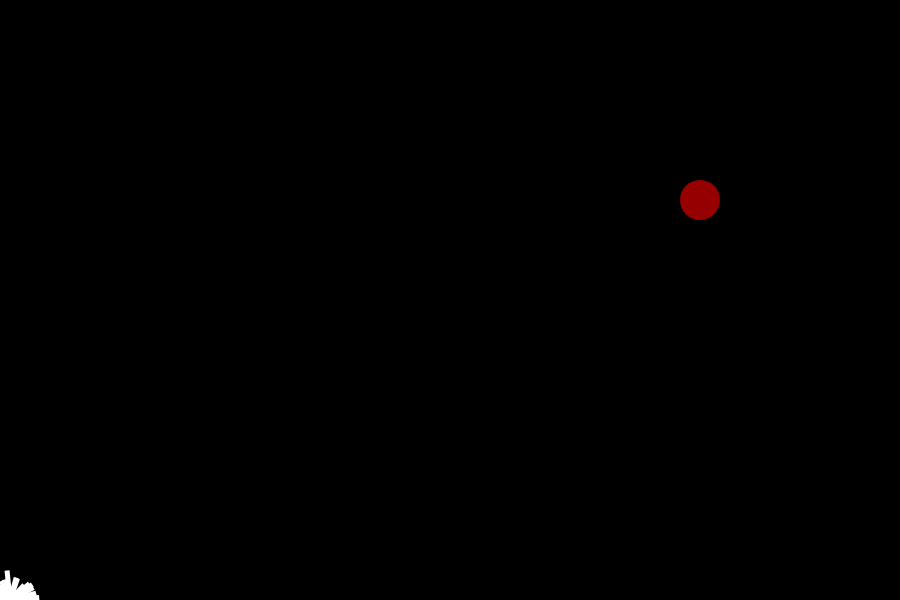
Frame 1 (no input)
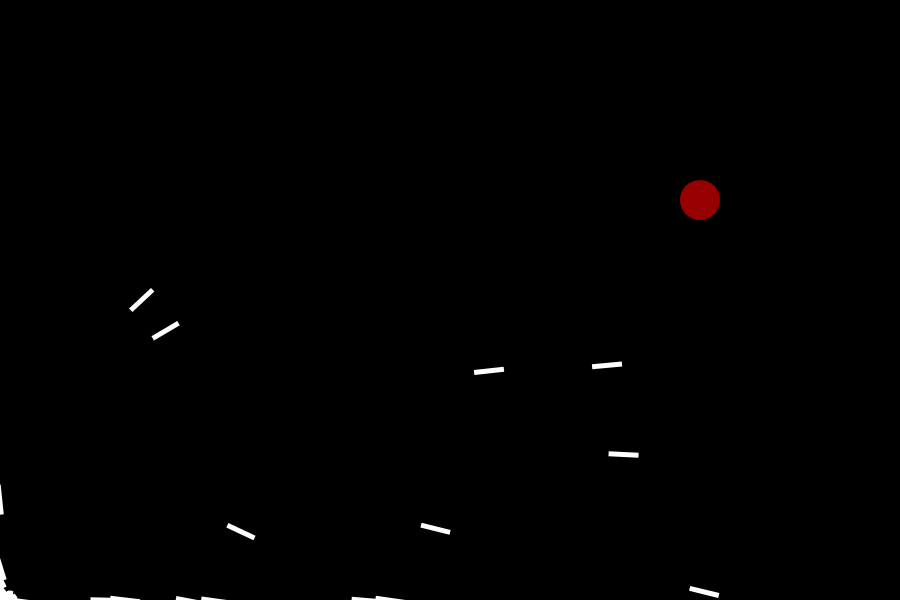
Frame 60 (no input)
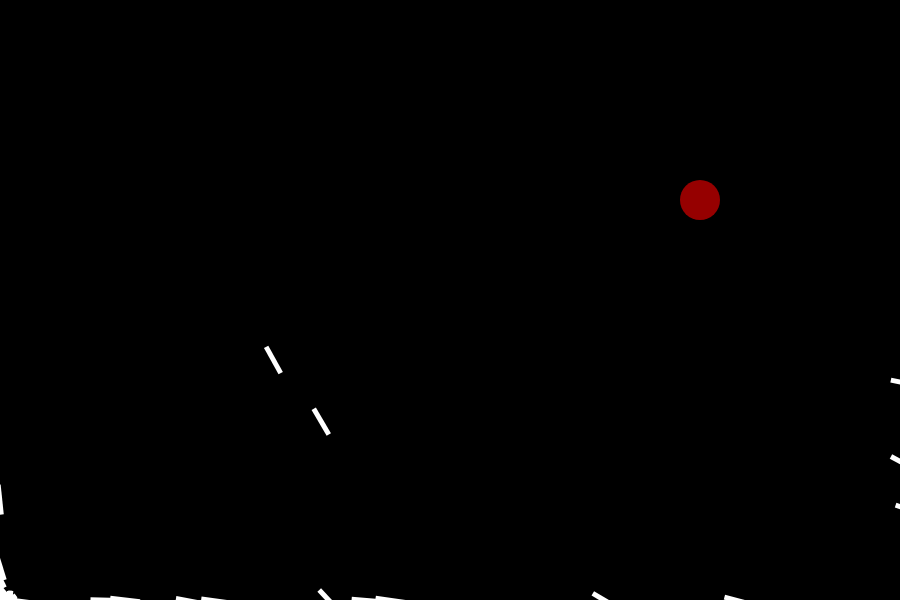
Frame 120 (the mouse pressed at the canvas centre since frame 60)

The p5.js sketch that drew these frames (run headless with seeded random() and noise() and a simulated clock; from frame 60 on, the mouse is pressed at the canvas centre):

// p5.js sketch
// ── sketch.js
var gravity;
var target;

var population;

function setup() {
  createCanvas(900, 600);
  gravity = createVector(0, .1);
  population = new Population();
  target = new Target(700, 200);
}

function draw() {
  background(0);
  target.show();

  if(population.run() == population.popSize) {
    population.evaluate();
    population.populate();
    population.select();
  }
}

function Target(x, y) {
  this.r = 40;
  this.pos = createVector(x, y);

  this.show = function() {
    push();
    noStroke();
    fill(255, 0, 0, 150);
    ellipse(this.pos.x, this.pos.y, this.r);
    pop();
  }
}


function Population() {
  this.rockets = [];
  this.popSize = 50;
  this.matingPool = [];

  for(var i = 0; i < this.popSize; i++) {
    this.rockets[i] = new Rocket();
  }

  this.run = function() {
    var count = 0;
    for(var i = 0; i < this.popSize; i++) {
      this.rockets[i].update();
      this.rockets[i].show();
      if(this.rockets[i].finished) count++;
    }
    return count;
  }

  this.evaluate = function() {
    var maxFit = 0;
    for(var i = 0; i < this.popSize; i++) {
      if(this.rockets[i].fitness > maxFit) maxFit = this.rockets[i].fitness;
    }
    for(var i = 0; i < this.popSize; i++) {
      this.rockets[i].fitness /= maxFit;
    }
  }

  this.populate = function() {
    this.matingPool = [];
    for(var i = 0; i < this.popSize; i++) {
      var n = floor(this.rockets[i].fitness * 100);
      for(var j = 0; j < n; j++) {
        this.matingPool.push(this.rockets[i]);
      }

    }
  }

  this.select = function() {
    for(var i = 0; i < this.popSize; i++) {
      var a = floor(random(this.matingPool.length));
      var b = floor(random(this.matingPool.length));
      var dnaA = this.matingPool[a].dna;
      var dnaB =   this.matingPool[b].dna;
      var dnaChild =  dnaA.crossover(dnaB);
      this.rockets[i] = new Rocket(dnaChild);
    }
  }
}


function Rocket(dna) {
  this.pos = createVector(10, height);
  if(dna) this.dna = dna;
  else  this.dna = new DNA();
  this.vel = this.dna.genes[0];
  this.vel.setMag(this.dna.genes[1]);
  this.fitness = 0;
  this.startTime = millis();

  this.finished = false;
  this.minDist = height * width;


  this.update = function() {
    if(!this.finished) {
      this.vel.add(gravity);
      this.pos.add(this.vel);

      this.getMinDist();
      if(this.pos.y > height || this.pos.x > width) {
        this.finished = true;
        this.calcFitness();
      }
      if(this.pos.x < 0) {
        this.finished = true;
        this.calcFitness();
        this.fitness /= 1000;
      }
      if(dist(this.pos.x, this.pos.y, target.pos.x, target.pos.y) < target.r) {
        this.finished = true;
        this.calcFitness();
        this.fitness *= 10000;
      }
    }
  }

  this.show = function() {
    push();
    noStroke();
    fill(255);
    translate(this.pos.x, this.pos.y);
    rotate(this.vel.heading());
    rectMode(CENTER);
    rect(0, 0, 30, 5);
    pop();
  }

  this.getMinDist = function() {
    this.dist = dist(this.pos.x, this.pos.y, target.pos.x, target.pos.y);
    if(this.minDist < this.dist) {
      this.minDist = this.dist;
    }
  }

  this.calcFitness = function() {
    this.fitness = 1 / this.minDist;
    this.fitness *= this.fitness;
    // this.duration = millis() - this.startTime;
    // this.fitness *= this.duration;
  }



}


function DNA(gene) {
  if(gene) this.genes = gene;
  else {
    this.genes = [];
    this.genes[0] = p5.Vector.random2D();
    this.genes[1] = random(5, 15);
  }

  this.crossover = function(partner) {
    var newGenes = [];
    for(var i = 0; i < this.genes.length; i++) {
      if(random(1) < 0.5) newGenes[i] = this.genes[i];
      else newGenes[i] = partner.genes[i];
    }

    if(random(1) < .1) newGenes[0] = p5.Vector.random2D();
    if(random(1) < .1) newGenes[1] = random(5, 15);

    return new DNA(newGenes);
  }
}
